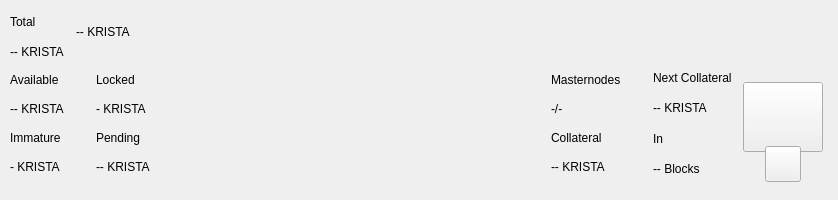
<?xml version="1.0" encoding="UTF-8"?>
<ui version="4.0">
 <class>TopBar</class>
 <widget class="QWidget" name="TopBar">
  <property name="geometry">
   <rect>
    <x>0</x>
    <y>0</y>
    <width>838</width>
    <height>200</height>
   </rect>
  </property>
  <property name="minimumSize">
   <size>
    <width>0</width>
    <height>200</height>
   </size>
  </property>
  <property name="maximumSize">
   <size>
    <width>16777215</width>
    <height>200</height>
   </size>
  </property>
  <property name="windowTitle">
   <string>Form</string>
  </property>
  <layout class="QVBoxLayout" name="verticalLayout_10" stretch="0">
   <property name="spacing">
    <number>0</number>
   </property>
   <property name="leftMargin">
    <number>0</number>
   </property>
   <property name="topMargin">
    <number>0</number>
   </property>
   <property name="rightMargin">
    <number>0</number>
   </property>
   <property name="bottomMargin">
    <number>0</number>
   </property>
   <item>
    <widget class="PFBorderImage" name="containerTop">
     <layout class="QVBoxLayout" name="verticalLayout_11">
      <property name="spacing">
       <number>0</number>
      </property>
      <property name="leftMargin">
       <number>0</number>
      </property>
      <property name="topMargin">
       <number>0</number>
      </property>
      <property name="rightMargin">
       <number>0</number>
      </property>
      <property name="bottomMargin">
       <number>0</number>
      </property>
      <item>
       <widget class="QWidget" name="top_container_2" native="true">
        <property name="minimumSize">
         <size>
          <width>0</width>
          <height>65</height>
         </size>
        </property>
        <layout class="QHBoxLayout" name="top_container">
         <property name="spacing">
          <number>0</number>
         </property>
         <property name="leftMargin">
          <number>10</number>
         </property>
         <property name="topMargin">
          <number>0</number>
         </property>
         <property name="rightMargin">
          <number>10</number>
         </property>
         <property name="bottomMargin">
          <number>0</number>
         </property>
         <item>
          <layout class="QHBoxLayout" name="horizontalLayout_4">
           <property name="spacing">
            <number>12</number>
           </property>
           <property name="rightMargin">
            <number>0</number>
           </property>
           <item>
            <widget class="QWidget" name="widgetAmount" native="true">
             <layout class="QVBoxLayout" name="verticalLayout_2">
              <property name="spacing">
               <number>2</number>
              </property>
              <property name="leftMargin">
               <number>0</number>
              </property>
              <property name="topMargin">
               <number>8</number>
              </property>
              <property name="rightMargin">
               <number>0</number>
              </property>
              <property name="bottomMargin">
               <number>0</number>
              </property>
              <item>
               <widget class="QLabel" name="labelTitle1">
                <property name="text">
                 <string>Total</string>
                </property>
               </widget>
              </item>
              <item>
               <widget class="QLabel" name="labelAmountPiv">
                <property name="text">
                 <string notr="true">-- KRISTA</string>
                </property>
               </widget>
              </item>
             </layout>
            </widget>
           </item>
           <item alignment="Qt::AlignVCenter">
            <widget class="QWidget" name="widgetTopAmount" native="true">
             <property name="sizePolicy">
              <sizepolicy hsizetype="Preferred" vsizetype="Maximum">
               <horstretch>0</horstretch>
               <verstretch>0</verstretch>
              </sizepolicy>
             </property>
             <layout class="QHBoxLayout" name="horizontalLayout_5">
              <property name="spacing">
               <number>0</number>
              </property>
              <property name="leftMargin">
               <number>0</number>
              </property>
              <property name="topMargin">
               <number>0</number>
              </property>
              <property name="rightMargin">
               <number>0</number>
              </property>
              <property name="bottomMargin">
               <number>0</number>
              </property>
              <item alignment="Qt::AlignTop">
               <widget class="QLabel" name="labelAmountTopPiv">
                <property name="minimumSize">
                 <size>
                  <width>0</width>
                  <height>36</height>
                 </size>
                </property>
                <property name="styleSheet">
                 <string notr="true">padding:0px;margin:0px;</string>
                </property>
                <property name="text">
                 <string notr="true">-- KRISTA</string>
                </property>
               </widget>
              </item>
             </layout>
            </widget>
           </item>
           <item>
            <spacer name="horizontalSpacer">
             <property name="orientation">
              <enum>Qt::Horizontal</enum>
             </property>
             <property name="sizeHint" stdset="0">
              <size>
               <width>40</width>
               <height>20</height>
              </size>
             </property>
            </spacer>
           </item>
           <item alignment="Qt::AlignRight">
            <widget class="QWidget" name="layoutSync" native="true">
             <property name="minimumSize">
              <size>
               <width>0</width>
               <height>36</height>
              </size>
             </property>
             <property name="maximumSize">
              <size>
               <width>16777215</width>
               <height>36</height>
              </size>
             </property>
             <layout class="QVBoxLayout" name="verticalLayout_9">
              <property name="leftMargin">
               <number>0</number>
              </property>
              <property name="topMargin">
               <number>0</number>
              </property>
              <property name="rightMargin">
               <number>0</number>
              </property>
              <property name="bottomMargin">
               <number>0</number>
              </property>
              <item>
               <widget class="ExpandableButton" name="pushButtonSync" native="true">
                <property name="minimumSize">
                 <size>
                  <width>36</width>
                  <height>36</height>
                 </size>
                </property>
                <property name="maximumSize">
                 <size>
                  <width>16777215</width>
                  <height>36</height>
                 </size>
                </property>
               </widget>
              </item>
             </layout>
            </widget>
           </item>
           <item>
            <widget class="ExpandableButton" name="pushButtonHDUpgrade" native="true">
             <property name="minimumSize">
              <size>
               <width>36</width>
               <height>36</height>
              </size>
             </property>
             <property name="maximumSize">
              <size>
               <width>16777215</width>
               <height>36</height>
              </size>
             </property>
            </widget>
           </item>
           <item>
            <widget class="ExpandableButton" name="pushButtonStack" native="true">
             <property name="minimumSize">
              <size>
               <width>36</width>
               <height>36</height>
              </size>
             </property>
             <property name="maximumSize">
              <size>
               <width>16777215</width>
               <height>36</height>
              </size>
             </property>
            </widget>
           </item>
           <item>
            <widget class="ExpandableButton" name="pushButtonConf" native="true">
             <property name="minimumSize">
              <size>
               <width>36</width>
               <height>36</height>
              </size>
             </property>
             <property name="maximumSize">
              <size>
               <width>16777215</width>
               <height>36</height>
              </size>
             </property>
            </widget>
           </item>
           <item>
            <widget class="ExpandableButton" name="pushButtonMasternodes" native="true">
             <property name="minimumSize">
              <size>
               <width>36</width>
               <height>36</height>
              </size>
             </property>
             <property name="maximumSize">
              <size>
               <width>16777215</width>
               <height>36</height>
              </size>
             </property>
            </widget>
           </item>
           <item>
            <widget class="ExpandableButton" name="pushButtonConsole" native="true">
             <property name="minimumSize">
              <size>
               <width>36</width>
               <height>36</height>
              </size>
             </property>
             <property name="maximumSize">
              <size>
               <width>16777215</width>
               <height>36</height>
              </size>
             </property>
            </widget>
           </item>
           <item>
            <widget class="ExpandableButton" name="pushButtonConnection" native="true">
             <property name="minimumSize">
              <size>
               <width>36</width>
               <height>36</height>
              </size>
             </property>
             <property name="maximumSize">
              <size>
               <width>16777215</width>
               <height>36</height>
              </size>
             </property>
            </widget>
           </item>
           <item>
            <widget class="ExpandableButton" name="pushButtonTor" native="true">
             <property name="minimumSize">
              <size>
               <width>36</width>
               <height>36</height>
              </size>
             </property>
             <property name="maximumSize">
              <size>
               <width>16777215</width>
               <height>36</height>
              </size>
             </property>
            </widget>
           </item>
           <item>
            <widget class="ExpandableButton" name="pushButtonLock" native="true">
             <property name="sizePolicy">
              <sizepolicy hsizetype="Expanding" vsizetype="Expanding">
               <horstretch>0</horstretch>
               <verstretch>0</verstretch>
              </sizepolicy>
             </property>
             <property name="minimumSize">
              <size>
               <width>36</width>
               <height>0</height>
              </size>
             </property>
             <property name="maximumSize">
              <size>
               <width>16777215</width>
               <height>36</height>
              </size>
             </property>
            </widget>
           </item>
           <item>
            <widget class="ExpandableButton" name="pushButtonTheme" native="true">
             <property name="minimumSize">
              <size>
               <width>36</width>
               <height>36</height>
              </size>
             </property>
             <property name="maximumSize">
              <size>
               <width>16777215</width>
               <height>36</height>
              </size>
             </property>
            </widget>
           </item>
           <item>
            <widget class="ExpandableButton" name="pushButtonFAQ" native="true">
             <property name="minimumSize">
              <size>
               <width>36</width>
               <height>36</height>
              </size>
             </property>
             <property name="maximumSize">
              <size>
               <width>16777215</width>
               <height>36</height>
              </size>
             </property>
            </widget>
           </item>
          </layout>
         </item>
        </layout>
       </widget>
      </item>
      <item>
       <widget class="QWidget" name="bottom_container" native="true">
        <property name="minimumSize">
         <size>
          <width>0</width>
          <height>135</height>
         </size>
        </property>
        <layout class="QHBoxLayout" name="botton_container">
         <property name="leftMargin">
          <number>10</number>
         </property>
         <property name="topMargin">
          <number>0</number>
         </property>
         <property name="rightMargin">
          <number>10</number>
         </property>
         <property name="bottomMargin">
          <number>10</number>
         </property>
         <item>
          <layout class="QHBoxLayout" name="horizontalLayout_3">
           <property name="spacing">
            <number>0</number>
           </property>
           <property name="bottomMargin">
            <number>9</number>
           </property>
           <item>
            <layout class="QVBoxLayout" name="verticalLayout_7">
             <property name="spacing">
              <number>0</number>
             </property>
             <property name="leftMargin">
              <number>0</number>
             </property>
             <property name="rightMargin">
              <number>0</number>
             </property>
             <item>
              <layout class="QHBoxLayout" name="horizontalLayout_2">
               <property name="spacing">
                <number>0</number>
               </property>
               <item>
                <layout class="QVBoxLayout" name="verticalLayout_6">
                 <item>
                  <widget class="QLabel" name="labelTitle5">
                   <property name="text">
                    <string>Available</string>
                   </property>
                  </widget>
                 </item>
                 <item>
                  <widget class="QLabel" name="labelAvailablePiv">
                   <property name="text">
                    <string>-- KRISTA</string>
                   </property>
                  </widget>
                 </item>
                 <item>
                  <widget class="QLabel" name="labelTitle4">
                   <property name="text">
                    <string>Immature</string>
                   </property>
                  </widget>
                 </item>
                 <item>
                  <widget class="QLabel" name="labelImmaturePiv">
                   <property name="text">
                    <string notr="true">- KRISTA</string>
                   </property>
                  </widget>
                 </item>
                </layout>
               </item>
               <item>
                <layout class="QVBoxLayout" name="verticalLayout_8">
                 <property name="leftMargin">
                  <number>32</number>
                 </property>
                 <item>
                  <widget class="QLabel" name="labelTitle6">
                   <property name="text">
                    <string>Locked</string>
                   </property>
                  </widget>
                 </item>
                 <item>
                  <widget class="QLabel" name="labelLockedPiv">
                   <property name="text">
                    <string>- KRISTA</string>
                   </property>
                  </widget>
                 </item>
                 <item>
                  <widget class="QLabel" name="labelTitle3">
                   <property name="text">
                    <string>Pending</string>
                   </property>
                  </widget>
                 </item>
                 <item>
                  <widget class="QLabel" name="labelPendingPiv">
                   <property name="text">
                    <string notr="true">-- KRISTA</string>
                   </property>
                  </widget>
                 </item>
                </layout>
               </item>
              </layout>
             </item>
            </layout>
           </item>
          </layout>
         </item>
         <item>
          <spacer name="horizontalSpacer_2">
           <property name="orientation">
            <enum>Qt::Horizontal</enum>
           </property>
           <property name="sizeHint" stdset="0">
            <size>
             <width>40</width>
             <height>20</height>
            </size>
           </property>
          </spacer>
         </item>
         <item>
          <layout class="QHBoxLayout" name="horizontalLayout_6">
           <property name="spacing">
            <number>0</number>
           </property>
           <property name="rightMargin">
            <number>0</number>
           </property>
           <property name="bottomMargin">
            <number>9</number>
           </property>
           <item>
            <layout class="QVBoxLayout" name="verticalLayout_5">
             <item>
              <widget class="QLabel" name="labelMasternodesTitle">
               <property name="text">
                <string>Masternodes</string>
               </property>
              </widget>
             </item>
             <item>
              <widget class="QLabel" name="labelMasternodeCount">
               <property name="text">
                <string>-/-</string>
               </property>
              </widget>
             </item>
             <item>
              <widget class="QLabel" name="labelTitle8">
               <property name="text">
                <string>Collateral</string>
               </property>
              </widget>
             </item>
             <item>
              <widget class="QLabel" name="labelCollateralPiv">
               <property name="text">
                <string notr="true">-- KRISTA</string>
               </property>
              </widget>
             </item>
            </layout>
           </item>
           <item>
            <widget class="QWidget" name="widgetNextCollateral" native="true">
             <layout class="QVBoxLayout" name="verticalLayout_12">
              <property name="leftMargin">
               <number>32</number>
              </property>
              <property name="topMargin">
               <number>0</number>
              </property>
              <property name="rightMargin">
               <number>0</number>
              </property>
              <property name="bottomMargin">
               <number>0</number>
              </property>
              <item>
               <widget class="QLabel" name="labelNextMasternodesTitle">
                <property name="text">
                 <string>Next Collateral</string>
                </property>
               </widget>
              </item>
              <item>
               <widget class="QLabel" name="labelNextCollateralValue">
                <property name="text">
                 <string>-- KRISTA</string>
                </property>
               </widget>
              </item>
              <item>
               <widget class="QLabel" name="labelTitle9">
                <property name="text">
                 <string>In</string>
                </property>
               </widget>
              </item>
              <item>
               <widget class="QLabel" name="labelNextCollateralBlocks">
                <property name="text">
                 <string notr="true">-- Blocks</string>
                </property>
               </widget>
              </item>
             </layout>
            </widget>
           </item>
          </layout>
         </item>
         <item>
          <widget class="QWidget" name="qrContainer" native="true">
           <property name="sizePolicy">
            <sizepolicy hsizetype="Preferred" vsizetype="Minimum">
             <horstretch>0</horstretch>
             <verstretch>0</verstretch>
            </sizepolicy>
           </property>
           <property name="minimumSize">
            <size>
             <width>90</width>
             <height>110</height>
            </size>
           </property>
           <property name="maximumSize">
            <size>
             <width>90</width>
             <height>110</height>
            </size>
           </property>
           <layout class="QVBoxLayout" name="containerQR">
            <property name="spacing">
             <number>0</number>
            </property>
            <property name="leftMargin">
             <number>5</number>
            </property>
            <property name="topMargin">
             <number>10</number>
            </property>
            <property name="rightMargin">
             <number>5</number>
            </property>
            <property name="bottomMargin">
             <number>0</number>
            </property>
            <item>
             <widget class="QPushButton" name="btnQr">
              <property name="minimumSize">
               <size>
                <width>70</width>
                <height>70</height>
               </size>
              </property>
              <property name="maximumSize">
               <size>
                <width>16777215</width>
                <height>70</height>
               </size>
              </property>
              <property name="focusPolicy">
               <enum>Qt::NoFocus</enum>
              </property>
              <property name="text">
               <string/>
              </property>
              <property name="iconSize">
               <size>
                <width>70</width>
                <height>70</height>
               </size>
              </property>
             </widget>
            </item>
            <item>
             <spacer name="verticalSpacer">
              <property name="orientation">
               <enum>Qt::Vertical</enum>
              </property>
              <property name="sizeType">
               <enum>QSizePolicy::Fixed</enum>
              </property>
              <property name="sizeHint" stdset="0">
               <size>
                <width>20</width>
                <height>20</height>
               </size>
              </property>
             </spacer>
            </item>
            <item alignment="Qt::AlignHCenter|Qt::AlignBottom">
             <widget class="QPushButton" name="pushButtonQR">
              <property name="minimumSize">
               <size>
                <width>36</width>
                <height>36</height>
               </size>
              </property>
              <property name="maximumSize">
               <size>
                <width>36</width>
                <height>36</height>
               </size>
              </property>
              <property name="focusPolicy">
               <enum>Qt::NoFocus</enum>
              </property>
              <property name="text">
               <string/>
              </property>
             </widget>
            </item>
           </layout>
          </widget>
         </item>
        </layout>
       </widget>
      </item>
     </layout>
    </widget>
   </item>
  </layout>
 </widget>
 <customwidgets>
  <customwidget>
   <class>ExpandableButton</class>
   <extends>QWidget</extends>
   <header>qt/pivx/expandablebutton.h</header>
   <container>1</container>
  </customwidget>
  <customwidget>
   <class>PFBorderImage</class>
   <extends>QFrame</extends>
   <header>qt/pivx/pfborderimage.h</header>
   <container>1</container>
  </customwidget>
 </customwidgets>
 <resources/>
 <connections/>
</ui>
